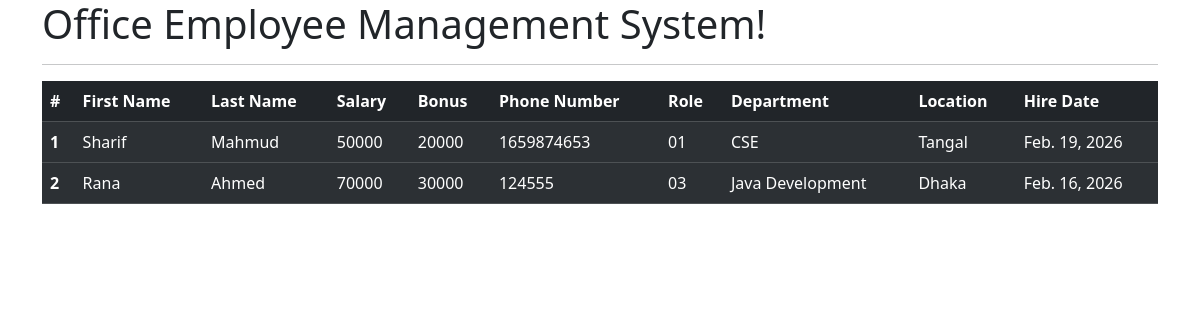
The app's page /all_emp, older data.
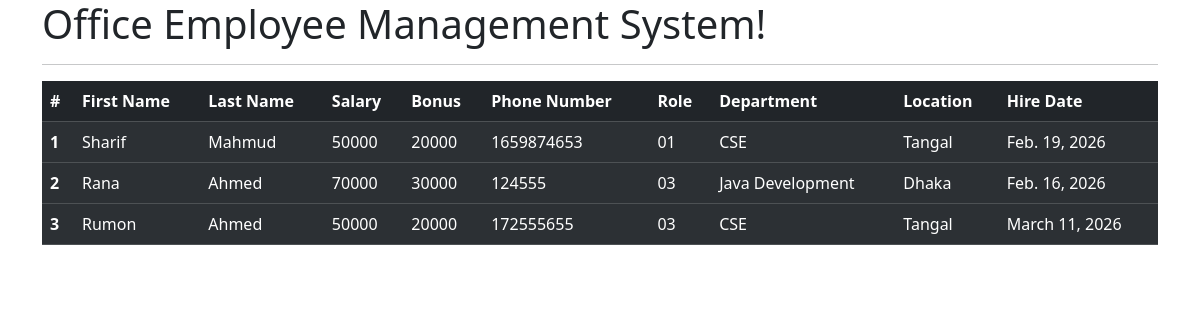
The same page, newer data.
### emp_app/models.py (models this page shows, shortened)
class Employee(models.Model):
    first_name = models.CharField(max_length=100, null=False)
    last_name = models.CharField(max_length=100, null=False)
    department = models.ForeignKey(Department, on_delete=models.CASCADE)
    salary = models.IntegerField(default=0)
    bonus = models.IntegerField(default=0)
    role = models.ForeignKey(Role, on_delete=models.CASCADE)
    phone = models.IntegerField(default=0)
    hire_date = models.DateField()
    def __str__(self):
        return "%s %s %s" % (self.first_name, self.last_name, self.phone)

class Role(models.Model):
    name = models.CharField(max_length=100, null=False)

class Department(models.Model):
    name = models.CharField(max_length=100, null=False)
    location = models.CharField(max_length=100)

### emp_app/views.py (the view)
# urls.py: path('all_emp', views.all_emp, name='all_emp'),
def all_emp(request):
    emps = Employee.objects.all()
    context = {'emps': emps}
    print(context)
    return render(request, 'all_emp.html', context)

### emp_app/templates/all_emp.html (shortened to what this page needs)
<!doctype html>
<html lang="en">
<head>
    <link href="https://cdn.jsdelivr.net/npm/bootstrap@5.3.8/dist/css/bootstrap.min.css" rel="stylesheet"
>
</head>
<body>
<div class="container">
    <h1>Office Employee Management System!</h1>
    <hr>
    <table class="table table-dark table-striped">
        <thead>
        <tr>
            <th scope="col">#</th>
            <th scope="col">First Name</th>
            <th scope="col">Last Name</th>
            <th scope="col">Salary</th>
            <th scope="col">Bonus</th>
            <th scope="col">Phone Number</th>
            <th scope="col">Role</th>
            <th scope="col">Department</th>
            <th scope="col">Location</th>
            <th scope="col">Hire Date</th>
        </tr>
        </thead>
        {% for emp in emps %}
        <tbody>
        <tr>
            <th scope="row">{{emp.id}}</th>
            <td>{{emp.first_name}}</td>
            <td>{{emp.last_name}}</td>
            <td>{{emp.salary}}</td>
            <td>{{emp.bonus}}</td>
            <td>{{emp.phone}}</td>
            <td>{{emp.role.name}}</td>
            <td>{{emp.department.name}}</td>
            <td>{{emp.department.location}}</td>
            <td>{{emp.hire_date}}</td>
        </tr>
        </tbody>
        {% endfor %}
    </table>
</div>
</body>
</html>

Row changes from the older to the newer data that the page shows:
added Employee: id "3", first_name "Rumon", last_name "Ahmed", salary "50000", bonus "20000", phone "172555655", role.name "03", department.name "CSE", department.location "Tangal", hire_date "March 11, 2026"
